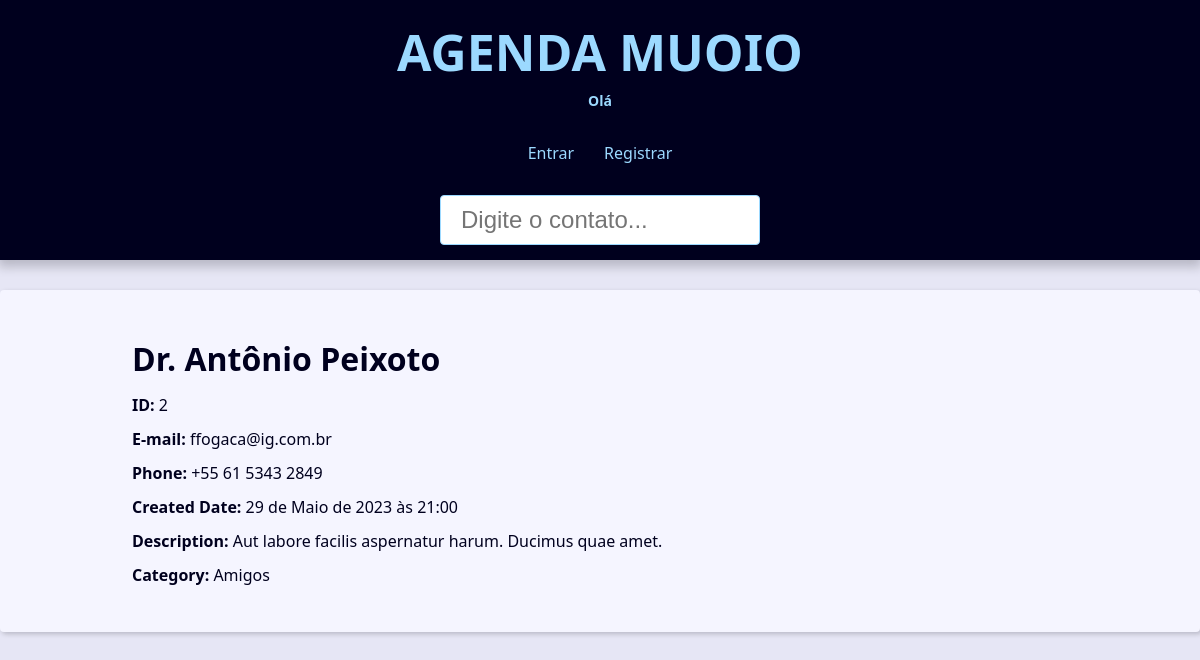
/contact/2/detail/, run on the app's committed database.
### contact/models.py (models this page shows, shortened)
class Contact(models.Model):
    first_name = models.CharField(max_length=50)
    last_name = models.CharField(max_length=50, verbose_name='Sobrenome')
    phone = models.CharField(max_length=50)
    email = models.EmailField(max_length=254)
    created_date = models.DateTimeField(default=timezone.now)
    description = models.TextField(blank=True)
    show = models.BooleanField(default=True)
    picture = models.ImageField(upload_to='pictures/%Y/%m/', blank=True)
    category = models.ForeignKey(
        Category,
        on_delete=models.SET_NULL,
        blank=True,
        null=True,
    )
    owner = models.ForeignKey(
        User,
        on_delete=models.SET_NULL,
        blank=True,
        null=True,
    )

class Category(models.Model):
    class Meta:
        verbose_name = 'Category'
        verbose_name = 'Categories'
    name = models.CharField(max_length=50)

### contact/views/contact_views.py (the view)
# urls.py: path('contact/<int:contact_id>/detail/',
def contact(request, contact_id):
    single_contact = get_object_or_404(
        Contact.objects, pk=contact_id, show=True)
    site_title = f'{single_contact.first_name} {single_contact.last_name} -'
    context = {
        'contatos_': single_contact,
        'site_title': site_title
    }
    return render(
        request,
        'contact/contact.html',
        context
    )

### contact/templates/contact/contact.html (shortened to what this page needs)
{% extends 'global/base.html' %}
{% block content %}
    <div class='single-contact'>
        <h1 class="single-contact-name">
            {{contatos_.first_name}} {{contatos_.last_name}}
        </h1>
        <p><b>ID:</b> {{contatos_.id}}</p>
        <p><b>E-mail:</b> {{contatos_.email}}</p>
        <p><b>Phone:</b> {{contatos_.phone}}</p>
        <p><b>Created Date:</b> {{contatos_.created_date}}</p>
        <p><b>Description:</b> {{contatos_.description}}</p>
        <p><b>Category:</b> {{contatos_.category.name}}</p>
    </div>
{% endblock  %}

### base_static/global/css/style.css (style rules this page uses)
:root { --spacing: 1.5rem; --link-dark-color: rgb(0, 83, 134); --link-light-color: rgb(156, 217, 255); --clr-white: rgb(245, 245, 255); --clr-black: rgb(0, 0, 30); --clr-light-gray: rgb(230, 230, 245); --clr-dark-shadow-5: rgba(0, 0, 10, 5%); --clr-dark-shadow-10: rgba(0, 0, 10, 10%); --clr-dark-shadow-20: rgba(0, 0, 10, 20%); --clr-light-shadow-5: rgba(200, 200, 255, 5%); --clr-light-shadow-10: rgba(200, 200, 255, 10%); --clr-light-shadow-20: rgba(200, 200, 255, 20%); --main-page-width: 120rem; --table-min-width: 60rem; --biggest-font-size: 5rem; --bigger-font-size: 4rem; --big-font-size: 3.2rem; --medium-font-size: 2.4rem; --small-font-size: 1.6rem; --smaller-font-size: 1.4rem; --smallest-font-size: 1.2rem; --transition-fast: 300ms; --transition-medium: 600ms; --transition-slow: 1s; --default-border-radius: 4px; }
*, *::before, *::after { margin: 0; padding: 0; box-sizing: border-box; }
html { font-size: 62.5%; }
body { font-family: system-ui, -apple-system, BlinkMacSystemFont, 'Segoe UI', Roboto, Oxygen, Ubuntu, Cantarell, 'Open Sans', 'Helvetica Neue', sans-serif; line-height: 1.5; font-size: var(--small-font-size); color: var(--clr-black); -webkit-font-smoothing: antialiased; background: var(--clr-light-gray); }
@media (min-width: 600px) { .single-contact { max-width: 80%; margin: calc(var(--spacing) * 2) auto; } }
.single-contact h1 { margin: 1rem 0; }
.single-contact p { margin: 1rem 0; }

### data on the page
Contact: first_name "Dr.", last_name "Antônio Peixoto", id "2", email "ffogaca@ig.com.br", phone "+55 61 5343 2849", created_date "29 de Maio de 2023 às 21:00", description "Aut labore facilis aspernatur harum. Ducimus quae amet.", category.name "Amigos"
